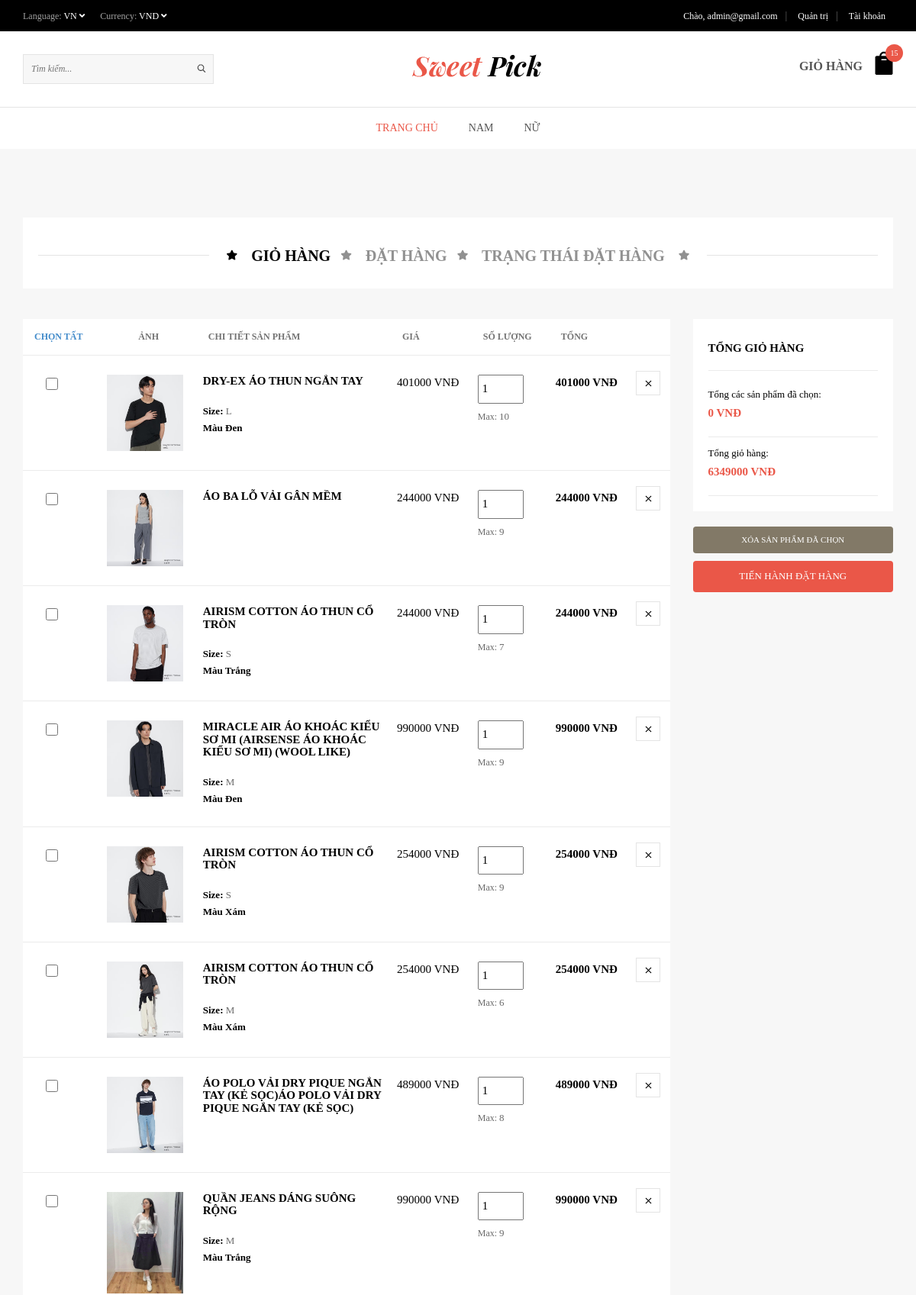
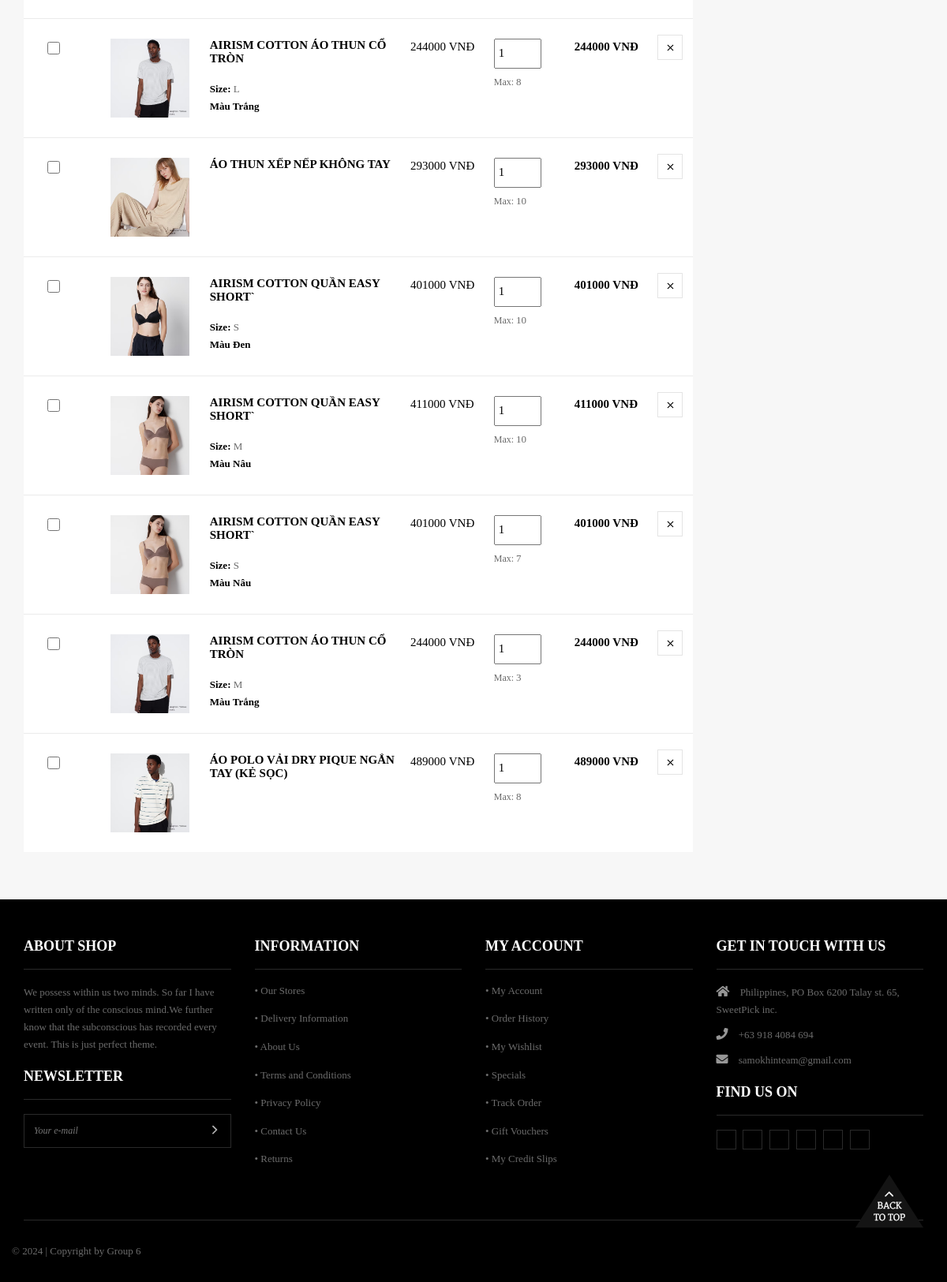
/?url=giohang (signed in), run on the app's committed database (2 pictures, top to bottom).
### tables this page shows
CREATE TABLE `chi_tiet_gio_hang` (
  `ma_gio_hang` int(11) DEFAULT NULL,
  `ma_chi_tiet_san_pham` int(11) NOT NULL,
  `so_luong` int(11) NOT NULL
);

CREATE TABLE `chi_tiet_san_pham` (
  `ma_chi_tiet_san_pham` int(11) NOT NULL,
  `ma_san_pham` int(11) NOT NULL,
  `ma_kich_thuoc` int(11) DEFAULT NULL,
  `ma_mau_sac` int(11) DEFAULT NULL,
  `gia_bien_dong` int(11) DEFAULT NULL,
  `so_luong` int(11) DEFAULT NULL,
  `anh_chi_tiet` varchar(255) DEFAULT NULL
);

CREATE TABLE `san_pham` (
  `ma_san_pham` int(11) NOT NULL,
  `ten_san_pham` varchar(255) NOT NULL,
  `anh` varchar(255) NOT NULL,
  `mo_ta` text DEFAULT NULL,
  `trang_thai` int(11) NOT NULL,
  `luot_mua` int(11) DEFAULT 0,
  `gia` int(11) NOT NULL,
  `ma_giam_gia` int(11) DEFAULT NULL,
  `so_luong` int(11) DEFAULT NULL
);

CREATE TABLE `kich_thuoc` (
  `ma_kich_thuoc` int(11) NOT NULL,
  `ten_kich_thuoc` varchar(255) NOT NULL
);

CREATE TABLE `mau_sac` (
  `ma_mau_sac` int(11) NOT NULL,
  `ten_mau` varchar(255) NOT NULL,
  `ma_mau` varchar(255) NOT NULL
);

### app/views/users/giohang.php (the view, shortened to what the rows shown need)
<div id="content">
    <div class="checkout">
        <div class="container">
            <div class="check-infos">
                <form action="?url=giohang" method="post">
                    <div class="row">
                        <div class="col-md-9">
                            <div class="check-details">
                                <table class="table my-cart">
                                    <thead>
                                        <tr>
                                        <th><a href="#!" class="chonTat">Chọn tất</a></th>
                                        <th style="text-align: center;">Ảnh</th>
                                        <th width="30%">Chi tiết sản phẩm</th>
                                        <th>Giá</th>
                                        <th>Số lượng</th>
                                        <th>Tổng</th>
                                        <th></th>
                                        </tr>
                                    </thead>
                                    <tbody class="check-body">
                                        <?php foreach($productsInCart as $productInCart) : ?>
                                            <?php if($productInCart["so_luong"] == NULL) : ?>
                                                <?php
                                                    $kichThuoc = getKichThuocID($productInCart["ma_kich_thuoc"]);
                                                    $mauSac = getMauSacID($productInCart["ma_mau_sac"]);
                                                ?>
                                                <tr>
                                                    <td>
                                                        <input
                                                            style="width: 16px; height: 16px;"
                                                            type="checkbox"
                                                            value="<?php echo $productInCart["ma_chi_tiet_san_pham"] ?>"
                                                            class="maChiTietSanPham"
                                                            name="maChiTietSanPham[]"
                                                        >
                                                    </td>
                                                    <td><img src="<?php echo IMAGES_URL . $productInCart["anh_chi_tiet"] ?>" alt="" width="100px"></td>
                                                    <td>
                                                        <h6><?php echo $productInCart["ten_san_pham"] ?></h6>
                                                        <p>Size: <span><?php echo $kichThuoc["ten_kich_thuoc"]?></span></p>
                                                        <p><?php echo $mauSac["ten_mau"] ?></p>
                                                    </td>
                                                    <td>
                                                        <span
                                                            class="giaSanPham"
                                                            style="font-size: unset; color: unset;"
                                                        >
                                                        <?php echo $productInCart["gia"] + $productInCart["gia_bien_dong"] ?>
                                                        </span>
                                                         VNĐ
                                                    </td>
                                                    <td>
                                                        <input
                                                            style="padding: 6px 4px; width: 60px;"
                                                            type="number"
                                                            placeholder="1"
                                                            value="<?php echo $productInCart["so_luong_muon_mua"]?>"
                                                            class="soLuongMuonMua"
                                                            name="soLuongMuonMua<?php echo $productInCart["ma_chi_tiet_san_pham"] ?>"
                                                        >
                                                        <span
                                                            style="display: block; margin-top: 8px; font-size: 12px;"
                                                        >
                                                            Max: <span class="soLuongTrongKho"><?php echo $productInCart["so_luong_bien_the"]?></span>
                                                        </span>
                                                    </td>
                                                    <td>
                                                        <strong>
                                                            <label class="tongSanPham"><?php echo ($productInCart["gia"] + $productInCart["gia_bien_dong"])*$productInCart["so_luong_muon_mua"] ?></label> VNĐ
                                                        </strong>
                                                    </td>
                                                    <td>
                                                        <a
                                                            href="?url=xoasanphamgiohang&maChiTietSanPham=<?php echo $productInCart["ma_chi_tiet_san_pham"] ?>&view=<?php echo $params ?>"
                                                            onclick="return confirm('Bạn có muốn xóa sản phẩm này khỏi giỏ hàng không ?')"
                                                        >
                                                            <img src="<?php echo IMAGES_URL ?>delete.png" alt="">
                                                        </a>
                                                    </td>
                                                </tr>
                                            <?php else : ?>
                                                <tr>
                                                    <td>
                                                        <input
                                                            style="width: 16px; height: 16px;"
                                                            type="checkbox"
                                                            value="<?php echo $productInCart["ma_chi_tiet_san_pham"] ?>"
                                                            class="maChiTietSanPham"
                                                            name="maChiTietSanPham[]"
                                                        >
                                                    </td>
                                                    <td><img src="<?php echo IMAGES_URL . $productInCart["anh"] ?>" alt="" width="100px"></td>
                                                    <td>
                                                        <h6><?php echo $productInCart["ten_san_pham"] ?></h6>
                                                    </td>
                                                    <td>
                                                        <span
                                                            class="giaSanPham"
                                                            style="font-size: unset; color: unset;"
                                                        >
                                                        <?php echo $productInCart["gia"] ?>
                                                        </span>
                                                         VNĐ
                                                    </td>
                                                    <td>
                                                        <input
                                                            style="padding: 6px 4px; width: 60px;"
                                                            type="number"
                                                            placeholder="1"
                                                            value="<?php echo $productInCart["so_luong_muon_mua"]?>"
                                                            class="soLuongMuonMua"
                                                            name="soLuongMuonMua<?php echo $productInCart["ma_chi_tiet_san_pham"] ?>"
                                                        >
                                                        <span
                                                            style="display: block; margin-top: 8px; font-size: 12px;"
                                                        >
                                                            Max: <span class="soLuongTrongKho"><?php echo $productInCart["so_luong"]?></span>
                                                        </span>
                                                    </td>
                                                    <td>
                                                        <strong>
                                                            <label class="tongSanPham"><?php echo $productInCart["gia"]*$productInCart["so_luong_muon_mua"] ?></label> VNĐ
                                                        </strong>
                                                    </td>
                                                    <td>
                                                        <a
                                                            href="?url=xoasanphamgiohang&maChiTietSanPham=<?php echo $productInCart["ma_chi_tiet_san_pham"] ?>&view=<?php echo $params ?>"
                                                            onclick="return confirm('Bạn có muốn xóa sản phẩm này khỏi giỏ hàng không ?')"
                                                        >
                                                            <img src="<?php echo IMAGES_URL ?>delete.png" alt="">
                                                        </a>
                                                    </td>
                                                </tr>
                                            <?php endif ?>
                                        <?php endforeach ?>
                                    </tbody>
                                </table>
                            </div>
                        </div>
                    </div>
                </form>
            </div>
        </div>
    </div>
</div>

### data on the page
chi_tiet_gio_hang: ma_chi_tiet_san_pham.anh_chi_tiet (picture), kich_thuoc.ten_kich_thuoc "L", mau_sac.ten_mau "Màu Đen", so_luong+ma_chi_tiet_san_pham "1", ma_chi_tiet_san_pham.so_luong "10"
san_pham: ten_san_pham "DRY-EX ÁO THUN NGẮN TAY", $productInCart["gia"] + $productInCart["gia_bien_dong"] "401000", gia.so_luong "401000"
chi_tiet_gio_hang: san_pham.anh (picture), san_pham.ten_san_pham "ÁO BA LỖ VẢI GÂN MỀM", san_pham.gia "244000", so_luong+ma_chi_tiet_san_pham "1", san_pham.so_luong "9"
chi_tiet_gio_hang: ma_chi_tiet_san_pham.anh_chi_tiet (picture), kich_thuoc.ten_kich_thuoc "S", mau_sac.ten_mau "Màu Trắng", so_luong+ma_chi_tiet_san_pham "1", ma_chi_tiet_san_pham.so_luong "7"
san_pham: ten_san_pham "AIRISM COTTON ÁO THUN CỔ TRÒN", $productInCart["gia"] + $productInCart["gia_bien_dong"] "244000", gia "244000", $productInCart["gia"] + $productInCart["gia_bien_dong"] "254000", gia.so_luong "254000"
chi_tiet_gio_hang: ma_chi_tiet_san_pham.anh_chi_tiet (picture), kich_thuoc.ten_kich_thuoc "M", mau_sac.ten_mau "Màu Đen", so_luong+ma_chi_tiet_san_pham "1", ma_chi_tiet_san_pham.so_luong "9"
san_pham: ten_san_pham "MIRACLE AIR ÁO KHOÁC KIỂU SƠ MI (AIRSENSE ÁO KHOÁC KIỂU SƠ MI) (WOOL LIKE)", $productInCart["gia"] + $productInCart["gia_bien_dong"] "990000", gia.so_luong "990000"
chi_tiet_gio_hang: ma_chi_tiet_san_pham.anh_chi_tiet (picture), kich_thuoc.ten_kich_thuoc "S", mau_sac.ten_mau "Màu Xám", so_luong+ma_chi_tiet_san_pham "1", ma_chi_tiet_san_pham.so_luong "9"
chi_tiet_gio_hang: ma_chi_tiet_san_pham.anh_chi_tiet (picture), kich_thuoc.ten_kich_thuoc "M", mau_sac.ten_mau "Màu Xám", so_luong+ma_chi_tiet_san_pham "1", ma_chi_tiet_san_pham.so_luong "6"
chi_tiet_gio_hang: san_pham.anh (picture), san_pham.ten_san_pham "ÁO POLO VẢI DRY PIQUE NGẮN TAY (KẺ SỌC)ÁO POLO VẢI DRY PIQUE NGẮN TAY (KẺ SỌC)", san_pham.gia "489000", so_luong+ma_chi_tiet_san_pham "1", san_pham.so_luong "8"
chi_tiet_gio_hang: ma_chi_tiet_san_pham.anh_chi_tiet (picture), kich_thuoc.ten_kich_thuoc "M", mau_sac.ten_mau "Màu Trắng", so_luong+ma_chi_tiet_san_pham "1", ma_chi_tiet_san_pham.so_luong "9"
san_pham: ten_san_pham "QUẦN JEANS DÁNG SUÔNG RỘNG", $productInCart["gia"] + $productInCart["gia_bien_dong"] "990000", gia.so_luong "990000"
chi_tiet_gio_hang: ma_chi_tiet_san_pham.anh_chi_tiet (picture), kich_thuoc.ten_kich_thuoc "L", mau_sac.ten_mau "Màu Trắng", so_luong+ma_chi_tiet_san_pham "1", ma_chi_tiet_san_pham.so_luong "8"
chi_tiet_gio_hang: san_pham.anh (picture), san_pham.ten_san_pham "ÁO THUN XẾP NẾP KHÔNG TAY", san_pham.gia "293000", so_luong+ma_chi_tiet_san_pham "1", san_pham.so_luong "10"
chi_tiet_gio_hang: ma_chi_tiet_san_pham.anh_chi_tiet (picture), kich_thuoc.ten_kich_thuoc "S", mau_sac.ten_mau "Màu Đen", so_luong+ma_chi_tiet_san_pham "1", ma_chi_tiet_san_pham.so_luong "10"
san_pham: ten_san_pham "AIRISM COTTON QUẦN EASY SHORT`", $productInCart["gia"] + $productInCart["gia_bien_dong"] "401000", gia.so_luong "401000", $productInCart["gia"] + $productInCart["gia_bien_dong"] "411000", gia.so_luong "411000"
chi_tiet_gio_hang: ma_chi_tiet_san_pham.anh_chi_tiet (picture), kich_thuoc.ten_kich_thuoc "M", mau_sac.ten_mau "Màu Nâu", so_luong+ma_chi_tiet_san_pham "1", ma_chi_tiet_san_pham.so_luong "10"
chi_tiet_gio_hang: ma_chi_tiet_san_pham.anh_chi_tiet (picture), kich_thuoc.ten_kich_thuoc "S", mau_sac.ten_mau "Màu Nâu", so_luong+ma_chi_tiet_san_pham "1", ma_chi_tiet_san_pham.so_luong "7"
chi_tiet_gio_hang: ma_chi_tiet_san_pham.anh_chi_tiet (picture), kich_thuoc.ten_kich_thuoc "M", mau_sac.ten_mau "Màu Trắng", so_luong+ma_chi_tiet_san_pham "1", ma_chi_tiet_san_pham.so_luong "3"
chi_tiet_gio_hang: san_pham.anh (picture), san_pham.ten_san_pham "ÁO POLO VẢI DRY PIQUE NGẮN TAY (KẺ SỌC)", san_pham.gia "489000", so_luong+ma_chi_tiet_san_pham "1", san_pham.so_luong "8"

### other printed values
$_SESSION["user"]["email"] "admin@gmail.com"
$sumProductInCart["tong"] "15"
$sumCart "6349000"
